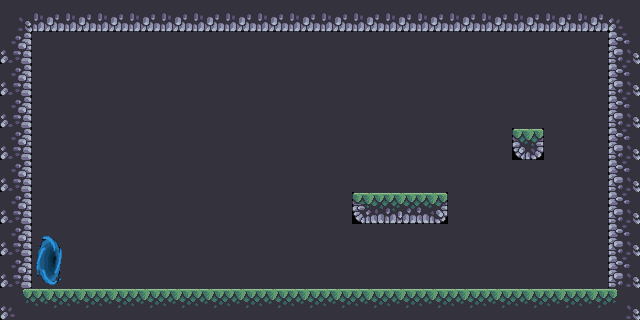

Rendered tile map (Tiled .tmx) drawn with the repository's tilesets; below, a short description and the map source with its tile grids summarised:
An orthogonal 20x10 tile map with 32x32 px tiles, 2 tile layers (background, portal), 2 tilesets and 8 objects.

<map version="1.4" tiledversion="1.4.2" orientation="orthogonal" renderorder="right-down" width="20" height="10" tilewidth="32" tileheight="32" infinite="0" nextlayerid="7" nextobjectid="19">
 <tileset firstgid="1" source="tiles/terrain_treasure_hunter.tsx" />
 <tileset firstgid="86" source="tiles/portal.tsx" />
 <layer id="1" name="background" width="20" height="10">
  <data>[200 cells, 200 non-empty, 13 distinct tile ids]</data>
 </layer>
 <layer id="2" name="portal" width="20" height="10">
  <data>[200 cells, 1 non-empty, 1 distinct tile ids]</data>
 </layer>
 <objectgroup id="3" name="backgroundLayer">
  <object id="1" x="0" y="0" width="32" height="320" />
  <object id="2" x="0" y="288" width="640" height="32" />
  <object id="3" x="608" y="0" width="32" height="320" />
  <object id="4" x="0" y="0" width="640" height="32" />
  <object id="5" x="352" y="192" width="96" height="32" />
  <object id="8" x="512" y="128" width="32" height="32" />
 </objectgroup>
 <objectgroup id="4" name="portalLayer">
  <object id="9" x="35.8182" y="236" width="26.2727" height="49.2727">
   <properties>
    <property name="map" value="map2.tmx" />
   </properties>
  </object>
 </objectgroup>
 <objectgroup id="6" name="enemiesLayer">
  <properties>
   <property name="name" value="Slime" />
  </properties>
  <object id="16" x="224" y="224">
   <properties>
    <property name="name" value="Slime" />
   </properties>
   <ellipse />
  </object>
 </objectgroup>
</map>
